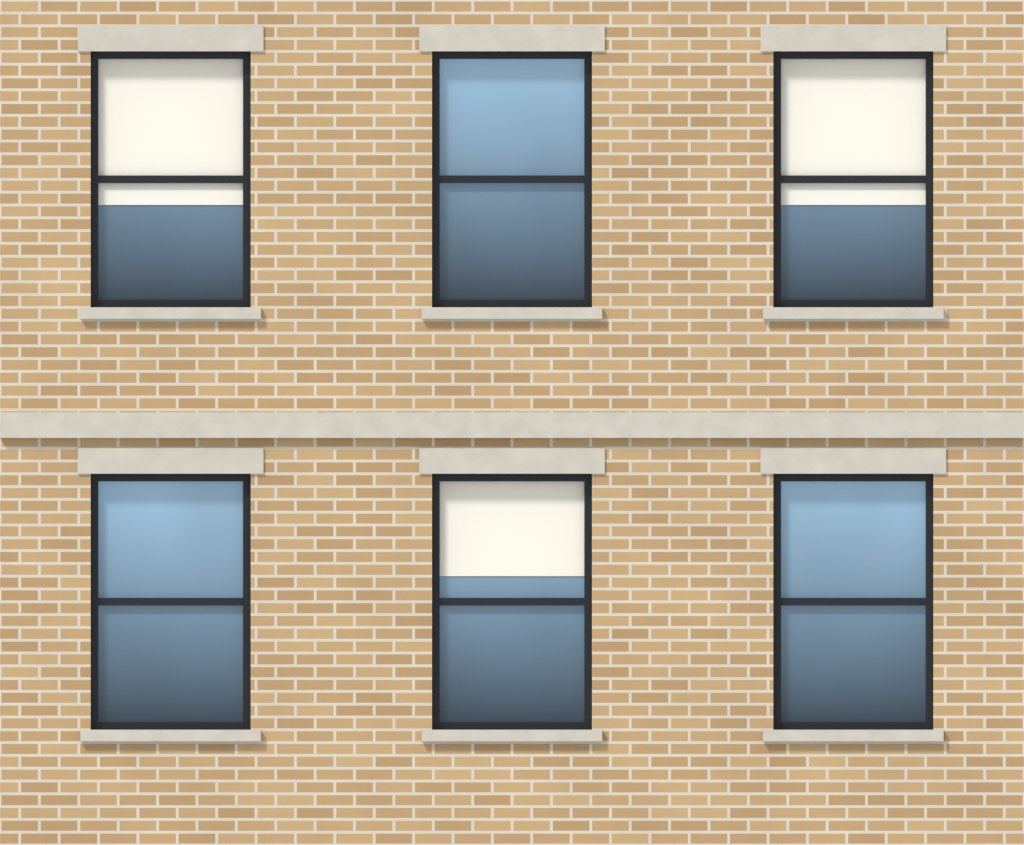
#> input picture tex/b/f_brick_buff.jpg, 1024 x 845 px; its folder holds only this picture in this run
$ python normals.py
#> lines starting #> are read from the running program, lines starting #| are printed output that depends on the picture
"""Makes a tangent-space normal map (tex/b/<name>_n.jpg) for every building texture in tex/b, from the
picture's own light and dark: mortar lines, panel joints and window frames become relief."""
import glob, os, numpy as np
from PIL import Image, ImageFilter
for f in sorted(glob.glob(os.path.dirname(os.path.abspath(__file__)) + '/../tex/b/*.jpg')):
    if f.endswith('_n.jpg'):
        continue
    im = Image.open(f).convert('L').resize((512, 512), Image.LANCZOS)
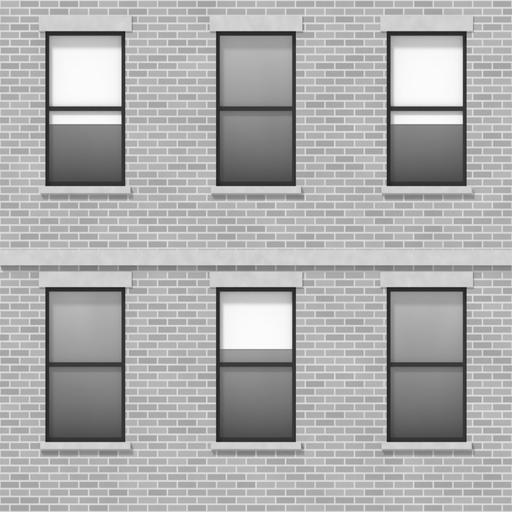
#> im: PIL image 512x512 L; min 20, max 253, mean 172.9
    h = np.asarray(im.filter(ImageFilter.GaussianBlur(0.8)), np.float32) / 255.0
    h2 = np.asarray(im.filter(ImageFilter.GaussianBlur(3.0)), np.float32) / 255.0
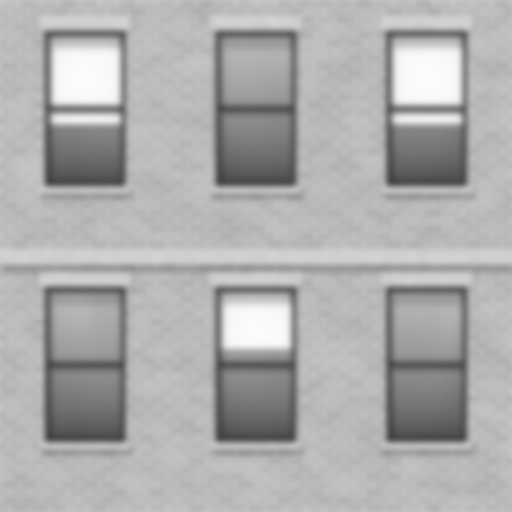
#> h2: shape (512, 512) float32; min 0.263, max 0.988, mean 0.678
    h = h * 0.6 + h2 * 0.8                      # fine grain plus broader forms (frames, sills)
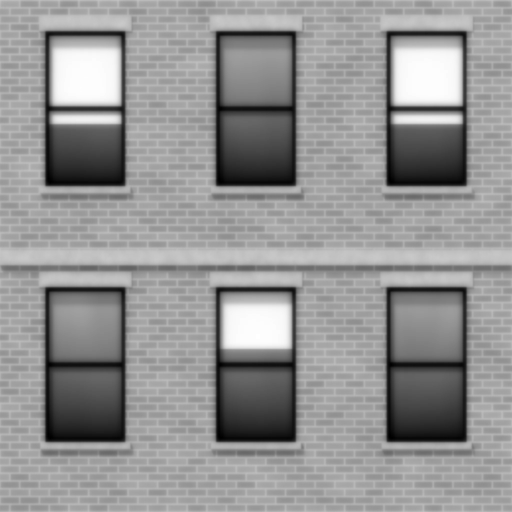
#> h: shape (512, 512) float32; min 0.354, max 1.38, mean 0.95; drawn with min black and max white
    dx = (np.roll(h, -1, 1) - np.roll(h, 1, 1)) * 0.5
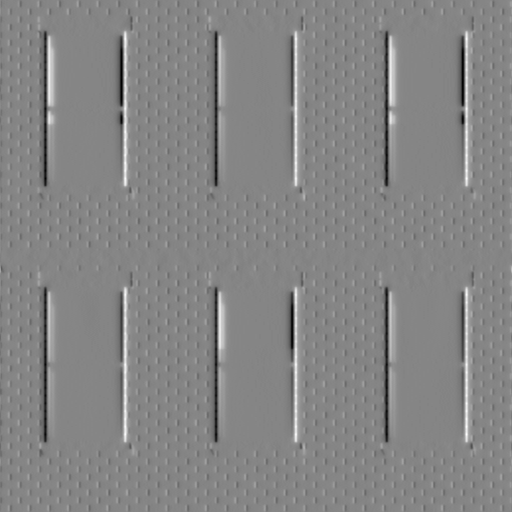
#> dx: shape (512, 512) float32; min -0.213, max 0.195, mean 9.09e-13; drawn with min black and max white
    dy = (np.roll(h, -1, 0) - np.roll(h, 1, 0)) * 0.5
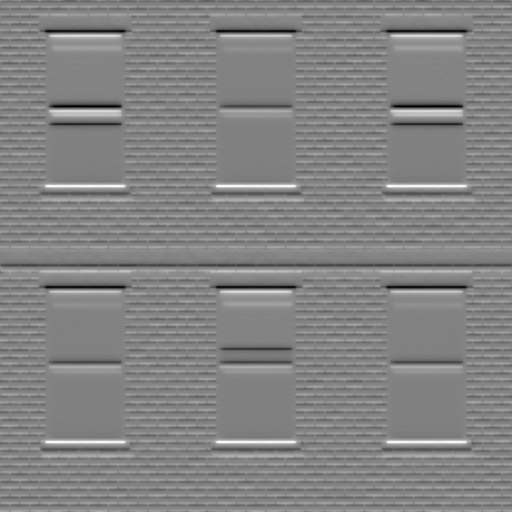
#> dy: shape (512, 512) float32; min -0.213, max 0.2, mean -8.73e-11; drawn with min black and max white
    k = 9.0
    n = np.dstack([-dx * k, dy * k, np.ones_like(h)])
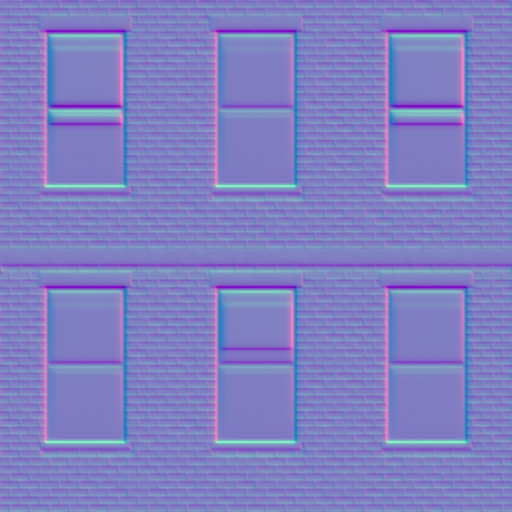
#> n: shape (512, 512, 3) float32; mean of channels 0, 1, 2 -2.73e-11, -4.57e-07, 1; drawn with min black and max white
    n /= np.linalg.norm(n, axis=2, keepdims=True)
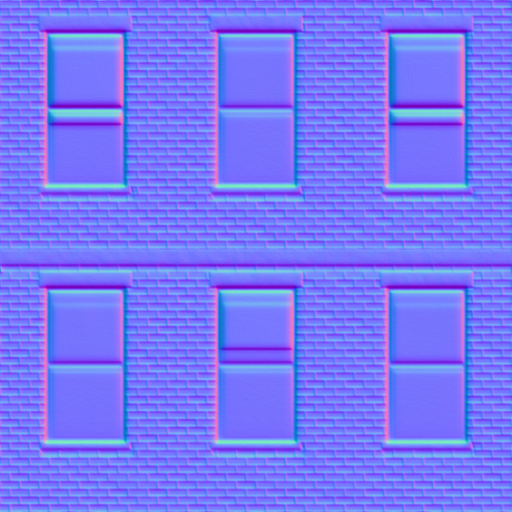
#> n: shape (512, 512, 3) float32; mean of channels 0, 1, 2 -0.000997, 0.000333, 0.958; drawn with min black and max white
    Image.fromarray(((n * 0.5 + 0.5) * 255).astype(np.uint8)).save(f[:-4] + '_n.jpg', quality=88)
print('normal maps', len(glob.glob(os.path.dirname(os.path.abspath(__file__)) + '/../tex/b/*_n.jpg')))

$ run again, on tex/b/f_brick_red.jpg
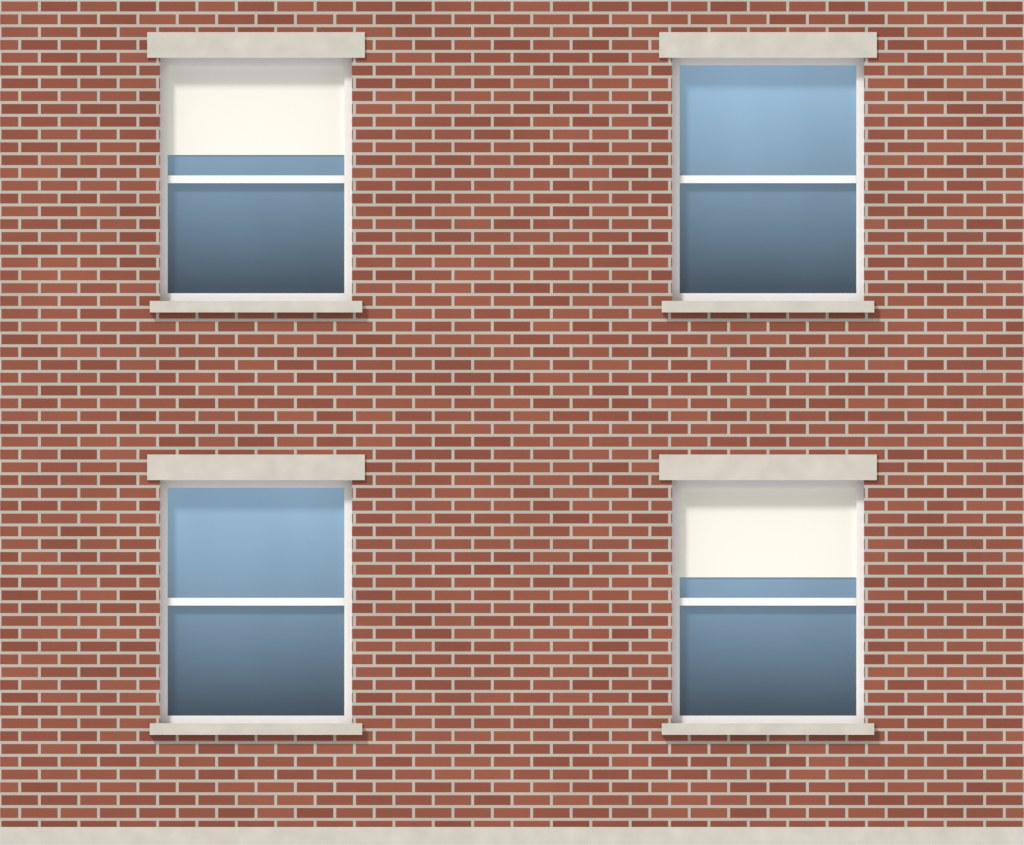
#> input picture tex/b/f_brick_red.jpg, 1024 x 845 px
#> `dy = (np.roll(h, -1, 0) - np.roll(h, 1, 0)) * 0.5`:
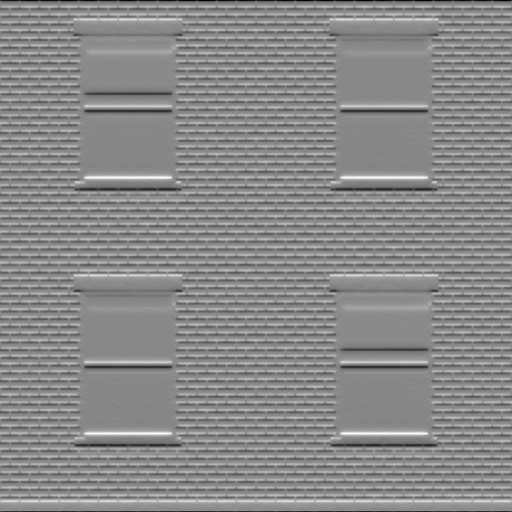
#> dy: shape (512, 512) float32; min -0.231, max 0.197, mean 1.16e-10; drawn with min black and max white
#> `n /= np.linalg.norm(n, axis=2, keepdims=True)`:
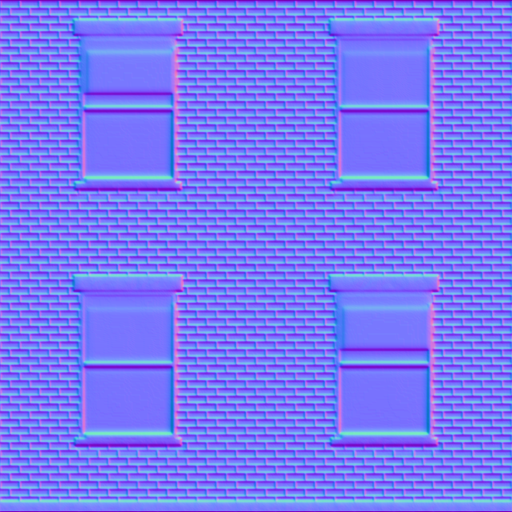
#> n: shape (512, 512, 3) float32; mean of channels 0, 1, 2 -0.0004, 0.00137, 0.937; drawn with min black and max white
